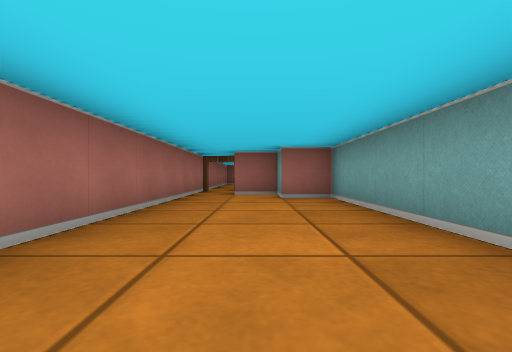
[1] (above)

13 first-person views from a walk through a cub3D ray-caster map. The camera is about half as high as the walls, looks level and sees 85° across. The floor is counted in squares. Each view is taken from the middle of a square. On the plan, view 1 faces up. The plan holds only what a view shows up to about 9 squares ahead; the rest is blank.

[2]
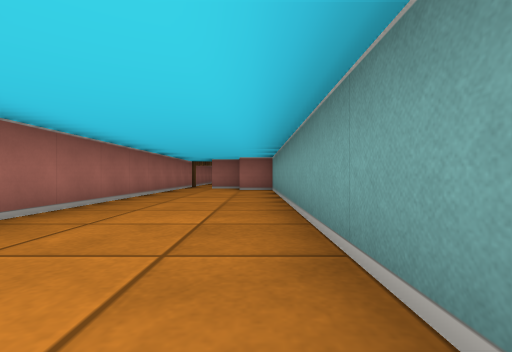

[3]
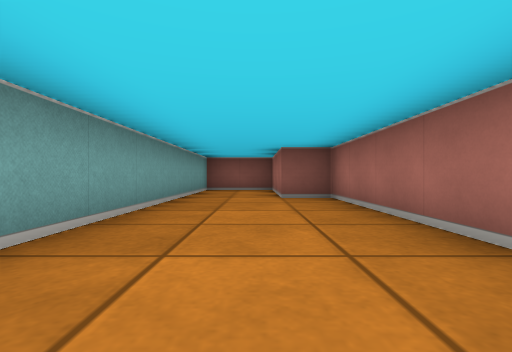

[4]
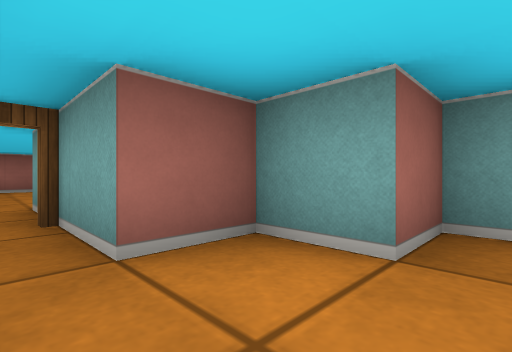

[5]
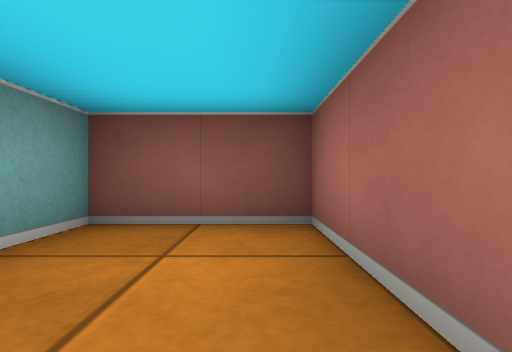

[6]
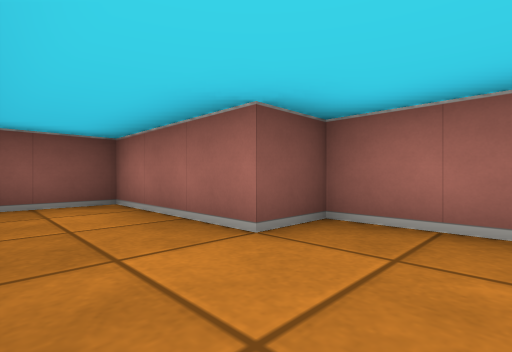

[7]
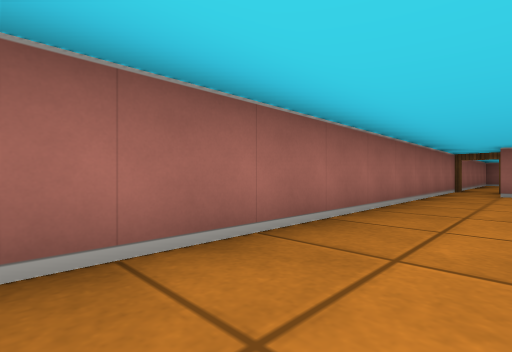

[8]
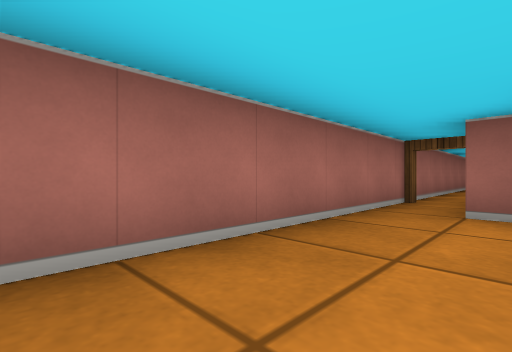

[9]
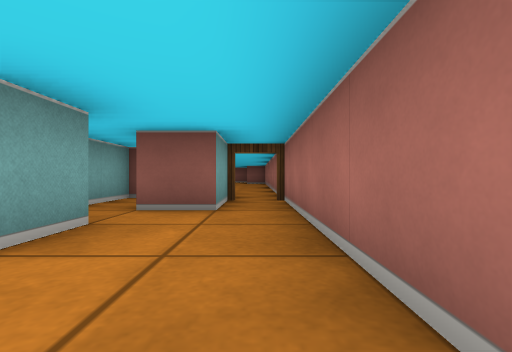

[10]
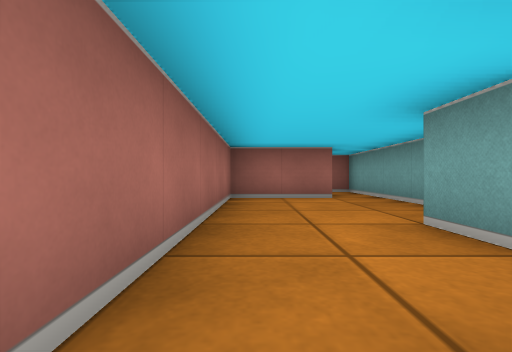

[11]
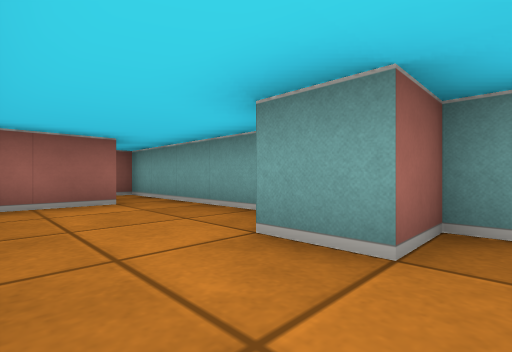

[12]
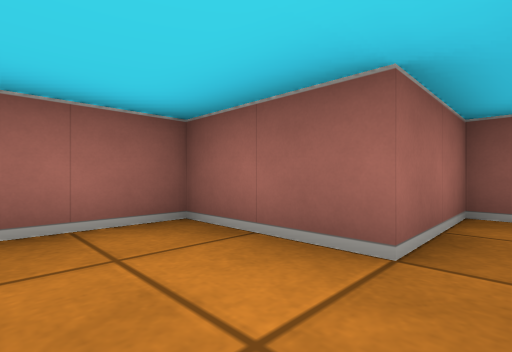

[13]
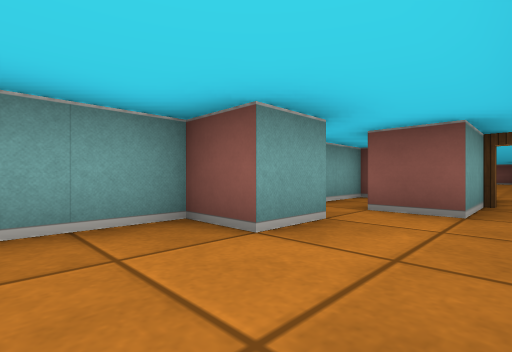

### Floor plan
Ten units are one square. View 1 is at (0, 0); x grows to the right and y downward. Boxes are objects, and circles mark ways between rooms. Rooms are numbered by the first view taken in them; rooms with no view inside come last. Other rooms are left out.
<svg viewBox="-20 -170 40 230">
<path fill="none" stroke="#000" d="M-15 -80 -15 25 -5 25 -5 55 15 55 15 -55 5 -55 5 -65 -5 -65 -5 -80M-5 -80 -5 -95 5 -95M15 -75 15 -105 5 -105 5 -115 15 -115 15 -165 5 -165 5 -145 -15 -145 -15 -80"/>
<circle cx="-10" cy="-80" r="3" fill="#2a7"/>
<text x="0" y="-10">1</text>
<text x="0" y="-120">2</text>
</svg>
Room 1 opens to room 2.

Where each view was taken, in squares from view 1:
view 1: 0 up, 0 right, facing up
view 2: 3 down, 1 right, facing up
view 3: 3 up, 0 right, facing down
view 4: 5 up, 1 left, facing up-right
view 5: 3 down, 0 right, facing down
view 6: 1 down, 1 right, facing down-left
view 7: 1 down, 0 right, facing up-left
view 8: 3 up, 0 right, facing up-left
view 9: 13 up, 1 left, facing down
view 10: 9 up, 1 left, facing up
view 11: 10 up, 1 left, facing up-right
view 12: 13 up, 1 right, facing up-left
view 13: 13 up, 1 left, facing down-right
